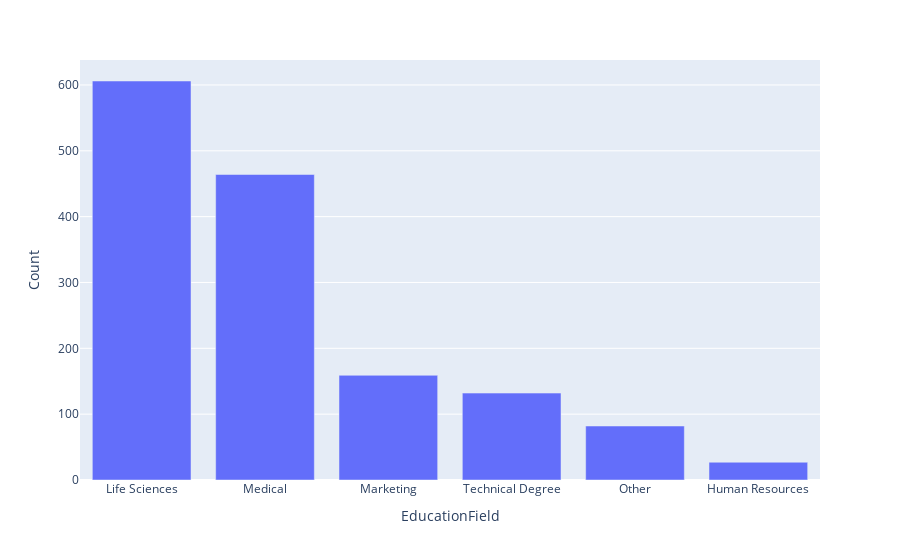

Notebook source saved alongside this figure:
### Code cell
fig = px.bar(education_field, x="EducationField", y="Count")
fig.show()

### Figure 1 — Plotly figure (JSON) as saved in the notebook; plotly's stock layout.template omitted (floating-point values rounded to 4 significant figures)
{"data": [{"alignmentgroup": "True", "hovertemplate": "EducationField=%{x}<br>Count=%{y}<extra></extra>", "legendgroup": "", "marker": {"color": "#636efa", "pattern": {"shape": ""}}, "name": "", "offsetgroup": "", "orientation": "v", "showlegend": false, "textposition": "auto", "type": "bar", "x": ["Life Sciences", "Medical", "Marketing", "Technical Degree", "Other", "Human Resources"], "xaxis": "x", "y": [606, 464, 159, 132, 82, 27], "yaxis": "y"}], "layout": {"barmode": "relative", "legend": {"tracegroupgap": 0}, "margin": {"t": 60}, "xaxis": {"anchor": "y", "domain": [0, 1], "title": {"text": "EducationField"}}, "yaxis": {"anchor": "x", "domain": [0, 1], "title": {"text": "Count"}}}}
